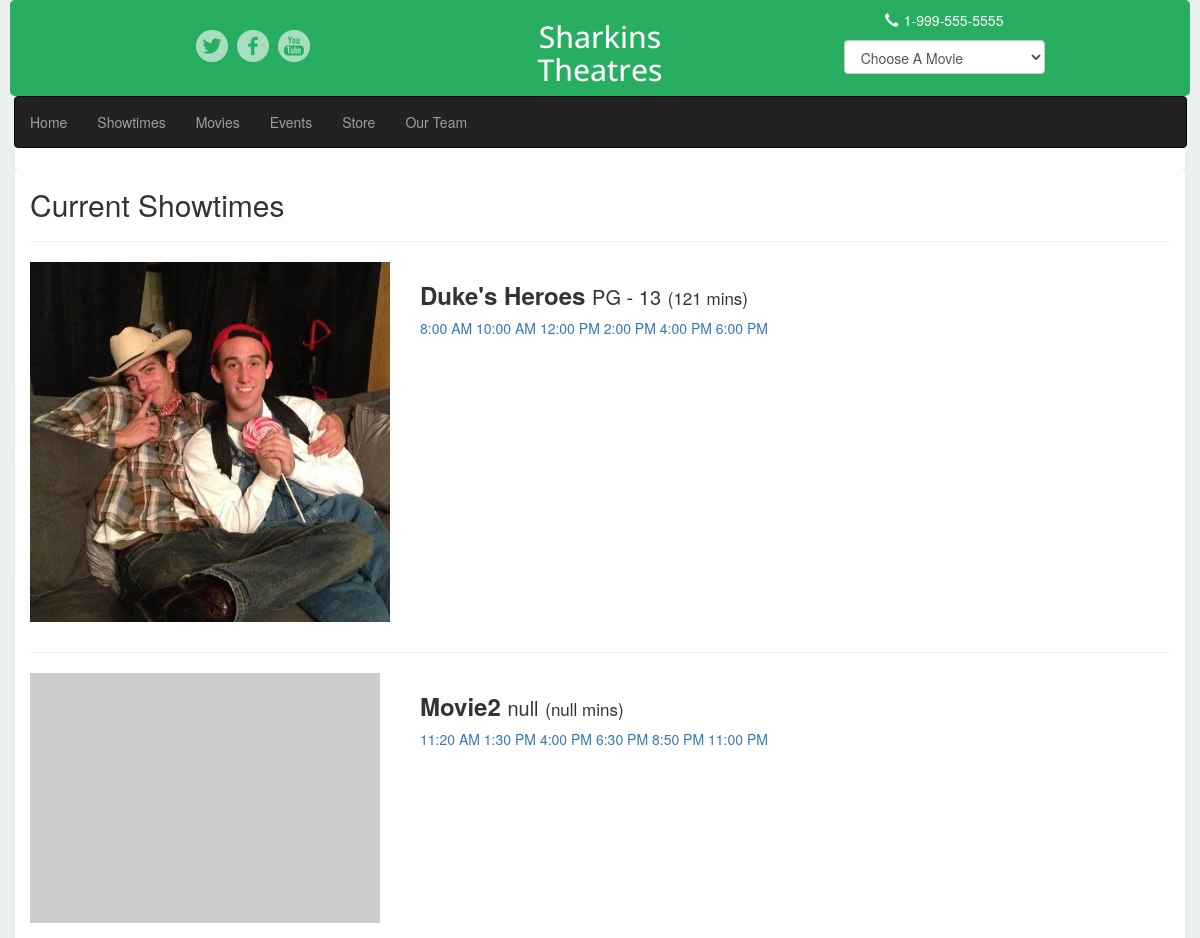
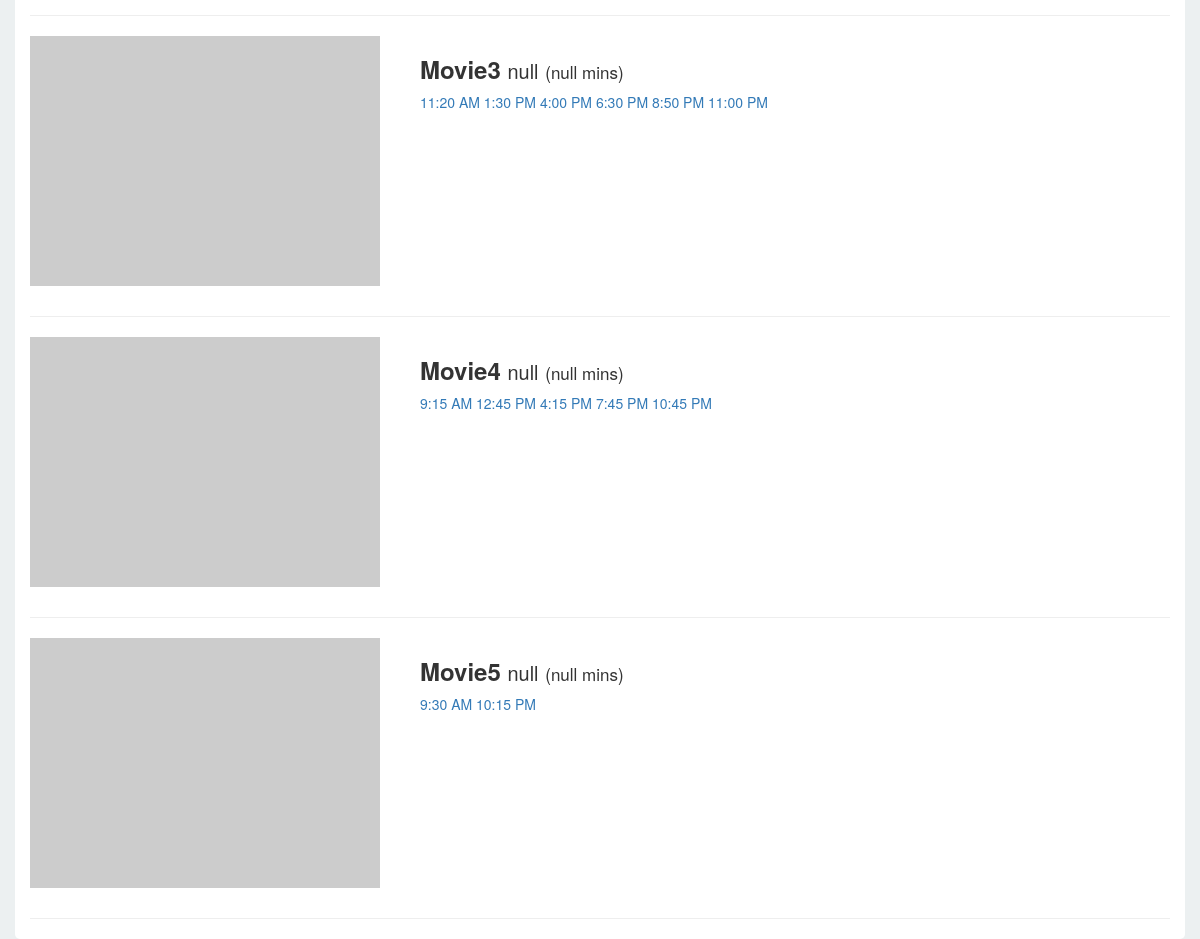
The page /showtimes on the database its author committed (2 pictures, top to bottom).
### theater_project/models.py (models this page shows)
class Info(models.Model):
    title = models.CharField(max_length = 200)
    description = models.CharField(max_length = 400)
    rating = models.CharField(max_length = 400)
    thumbnail = models.CharField(max_length = 400)
    duration = models.CharField(max_length = 400)

class Movie(models.Model):
    title = models.CharField(max_length = 30)
    time = models.CharField(max_length = 30)

### views.py (the view)
# urls.py: url(r'^showtimes', showtimes),
def showtimes(request):
    return render(request,'showtimes.html', {'all_movies': Info.objects.all(), 'movie_info': Movie.objects.filter(title="Duke's Heroes"), 'movie_info2': Movie.objects.filter(title="Movie3"), 'movie_info3': Movie.objects.filter(title="Movie3"), 'movie_info4': Movie.objects.filter(title="Movie4"), 'movie_info5': Movie.objects.filter(title="Movie5")})

### templates/showtimes.html (shortened to what this page needs)
{% extends "base.html" %}
{% block content %}
    <div class="container" style="background:white; border-radius:5px;">
        <h2>Current Showtimes</h2>
        <hr/>
            {% for movie in all_movies %}
                <div class="row" style="margin-bottom:30px;">
                    <div class="col-xs-4">
                        {% if movie.thumbnail == "http://placehold.it/350x250" %}
                            <img src="http://placehold.it/350x250" class="img-responsive" alt=""/>
                        {% endif %}
                        {% if movie.thumbnail != "http://placehold.it/350x250" %}
                            <img src="{{ STATIC_URL }}{{ movie.thumbnail }}" class="img-responsive" alt=""/>
                        {% endif %}
                    </div>
                    <div class="col-xs-6">
                        <h3 style="font-weight:800;">{{ movie.title }} <span style="font-weight:normal !important; font-size:20px;">{{ movie.rating}}</span> <span style="font-weight:normal !important; font-size:17px !important;">({{ movie.duration }} mins)</span></h3>
                    {% if movie.title == "Duke's Heroes" %}
                        {% for time in movie_info %}
                            <a href="">{{ time.time }}</a>
                        {% endfor %}
                    {% endif %}
                    {% if movie.title == "Movie2" %}
                        {% for time in movie_info2 %}
                            <a href="">{{ time.time }}</a>
                        {% endfor %}
                    {% endif %}
                    {% if movie.title == "Movie3" %}
                        {% for time in movie_info3 %}
                            <a href="">{{ time.time }}</a>
                        {% endfor %}
                    {% endif %}
                    {% if movie.title == "Movie4" %}
                        {% for time in movie_info4 %}
                            <a href="">{{ time.time }}</a>
                        {% endfor %}
                    {% endif %}
                    {% if movie.title == "Movie5" %}
                        {% for time in movie_info5 %}
                            <a href="">{{ time.time }}</a>
                        {% endfor %}
                    {% endif %}
                    </div>
                </div>
                <hr/>
        {% endfor %}
    </div>
{% endblock %}

### rows shown on the page
Info: thumbnail (picture), title "Duke's Heroes", rating "PG - 13", duration "121"
Movie: time "8:00 AM"
Movie: time "10:00 AM"
Movie: time "12:00 PM"
Movie: time "2:00 PM"
Movie: time "4:00 PM"
Movie: time "6:00 PM"
Info: title "Movie2", rating "null", duration "null"
Movie: time "11:20 AM"
Movie: time "1:30 PM"
Movie: time "4:00 PM"
Movie: time "6:30 PM"
Movie: time "8:50 PM"
Movie: time "11:00 PM"
Info: title "Movie3", rating "null", duration "null"
Info: title "Movie4", rating "null", duration "null"
Movie: time "9:15 AM"
Movie: time "12:45 PM"
Movie: time "4:15 PM"
Movie: time "7:45 PM"
Movie: time "10:45 PM"
Info: title "Movie5", rating "null", duration "null"
Movie: time "9:30 AM"
Movie: time "10:15 PM"
